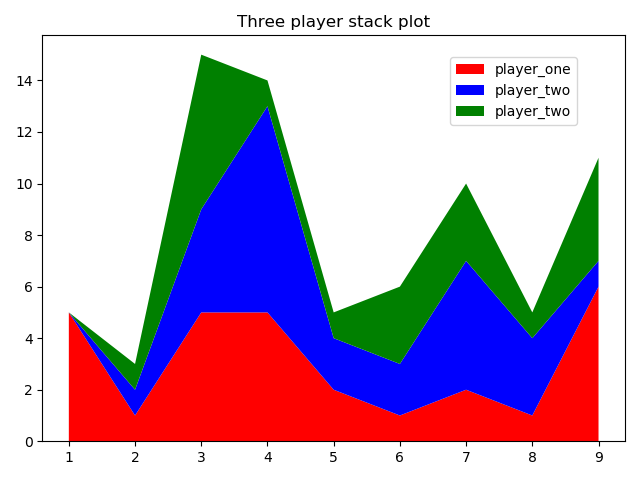

Python code for this plot:
from matplotlib import pyplot as plt 

minutes = [1, 2, 3, 4, 5, 6, 7, 8, 9]

player_one_score = [5, 1, 5, 5, 2, 1, 2, 1, 6]
player_two_score = [0, 1, 4, 8, 2, 2, 5, 3, 1]
player_three_score = [0, 1, 6, 1, 1, 3, 3, 1, 4]

labels = ['player_one', 'player_two', 'player_two']
colors = ['red', 'blue', 'green']



plt.title('Three player stack plot')
plt.stackplot(minutes, player_one_score, player_two_score, player_three_score, labels = labels, colors = colors)
plt.legend(loc = (0.7,0.78))
plt.tight_layout()
plt.show()
